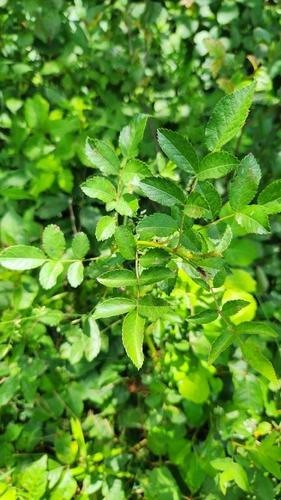
#> input picture weed_detection_project/data/raw/rose/rose_0006.jpg, 281 x 500 px, given in place of out.png, which was not available
$ python preprocess.py out.png
#> lines starting #> are read from the running program, lines starting #| are printed output that depends on the picture; pictures that were not available may be replaced by others from this repository, and a replacement may not be noted
"""
Image preprocessing utilities: resizing, denoising, contrast enhancement,
and pixel normalization before images are fed to the CNN.
"""

import cv2
import numpy as np

IMG_SIZE = (224, 224)


def load_image(path: str) -> np.ndarray:
#> called with path = 'out.png'
    img = cv2.imread(path)
#> img is the input picture: shape (500, 281, 3); mean B, G, R 43.9, 145.9, 91.2
    if img is None:
        raise FileNotFoundError(f"Could not read image at: {path}")
    img = cv2.cvtColor(img, cv2.COLOR_BGR2RGB)
    return img


def resize_image(img: np.ndarray, size=IMG_SIZE) -> np.ndarray:
#> called with size = (224, 224)
    return cv2.resize(img, size, interpolation=cv2.INTER_AREA)


def denoise_image(img: np.ndarray) -> np.ndarray:
    return cv2.fastNlMeansDenoisingColored(img, None, 5, 5, 7, 21)
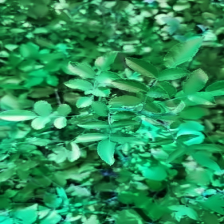
#> returned value: shape (224, 224, 3); mean of channels 0, 1, 2 89.5, 146.1, 42.5; drawn as B, G, R


def enhance_contrast(img: np.ndarray) -> np.ndarray:
    lab = cv2.cvtColor(img, cv2.COLOR_RGB2LAB)
#> lab: shape (224, 224, 3); mean of channels 0, 1, 2 138.8, 92.4, 173.3
    l, a, b = cv2.split(lab)
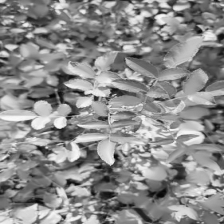
#> l: shape (224, 224); min 5, max 250, mean 138.8
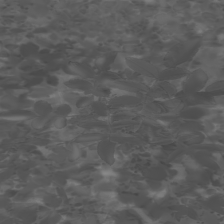
#> a: shape (224, 224); min 69, max 136, mean 92.4
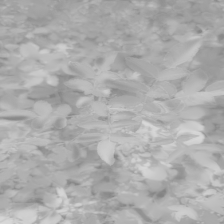
#> b: shape (224, 224); min 130, max 217, mean 173.3
    clahe = cv2.createCLAHE(clipLimit=2.0, tileGridSize=(8, 8))
    l2 = clahe.apply(l)
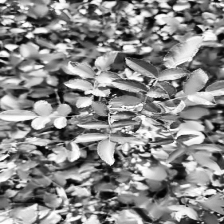
#> l2: shape (224, 224); min 1, max 255, mean 136.9
    lab2 = cv2.merge((l2, a, b))
#> lab2: shape (224, 224, 3); mean of channels 0, 1, 2 136.9, 92.4, 173.3
    return cv2.cvtColor(lab2, cv2.COLOR_LAB2RGB)
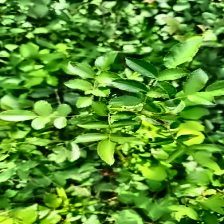
#> returned value: shape (224, 224, 3); mean R, G, B 88.6, 145.2, 45.3


def normalize_image(img: np.ndarray) -> np.ndarray:
    img = img.astype("float32")
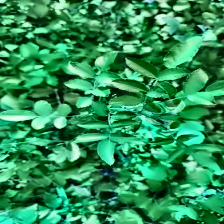
#> img: shape (224, 224, 3) float32; mean of channels 0, 1, 2 88.6, 145.2, 45.3; drawn as B, G, R
    x_min, x_max = img.min(), img.max()
#> x_min = 0; x_max = 255
    if x_max - x_min == 0:
        return img / 255.0
    return (img - x_min) / (x_max - x_min)


def preprocess_image(path: str, denoise: bool = True, contrast: bool = True) -> np.ndarray:
    img = load_image(path)
    img = resize_image(img)
    if denoise:
        img = denoise_image(img)
    if contrast:
        img = enhance_contrast(img)
    img = normalize_image(img)
    return img


if __name__ == "__main__":
    import sys
    if len(sys.argv) > 1:
        out = preprocess_image(sys.argv[1])
        print("Processed image shape:", out.shape, "| value range:", out.min(), "-", out.max())
#| Processed image shape: (224, 224, 3) | value range: 0.0 - 1.0
    else:
        print("Usage: python preprocess.py <image_path>")

$ run again, on weed_detection_project/data/raw/rose/rose_0010.jpg
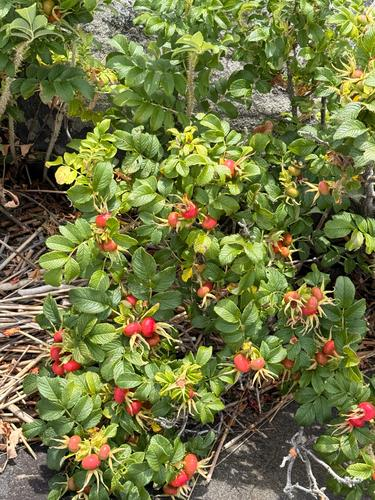
#> input picture weed_detection_project/data/raw/rose/rose_0010.jpg, 375 x 500 px, given in place of out.png, which was not available
#> in load_image, img is the input picture: shape (500, 375, 3); mean B, G, R 65.5, 117.5, 112.9
#> lab: shape (224, 224, 3); mean of channels 0, 1, 2 120.4, 117.6, 155.7
#> lab2: shape (224, 224, 3); mean of channels 0, 1, 2 128.5, 117.6, 155.7
#> in enhance_contrast, `return cv2.cvtColor(lab2, cv2.COLOR_LAB2RGB)`:
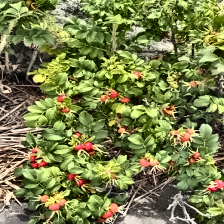
#> returned value: shape (224, 224, 3); mean R, G, B 120.8, 126.6, 73.8
#> in normalize_image, `img = img.astype("float32")`:
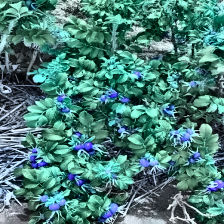
#> img: shape (224, 224, 3) float32; mean of channels 0, 1, 2 120.8, 126.6, 73.8; drawn as B, G, R
#> x_min = 0; x_max = 255
#| Processed image shape: (224, 224, 3) | value range: 0.0 - 1.0

$ run again, on weed_detection_project/data/raw/rose/rose_0017.jpg
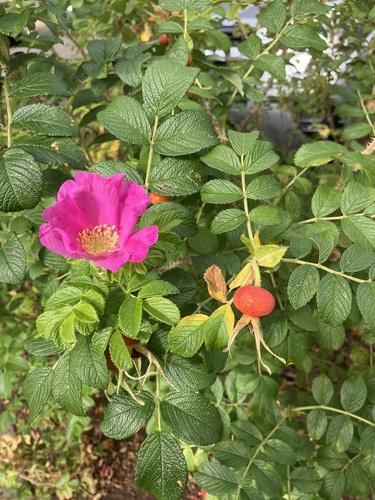
#> input picture weed_detection_project/data/raw/rose/rose_0017.jpg, 375 x 500 px, given in place of out.png, which was not available
#> in load_image, img is the input picture: shape (500, 375, 3); mean B, G, R 73.2, 123.4, 117.6
#> lab: shape (224, 224, 3); mean of channels 0, 1, 2 128, 116.8, 155.5
#> lab2: shape (224, 224, 3); mean of channels 0, 1, 2 136.5, 116.8, 155.5
#> in enhance_contrast, `return cv2.cvtColor(lab2, cv2.COLOR_LAB2RGB)`:
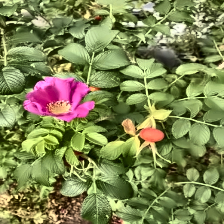
#> returned value: shape (224, 224, 3); mean R, G, B 126.3, 133.4, 81.7
#> in normalize_image, `img = img.astype("float32")`:
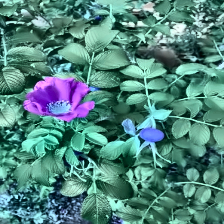
#> img: shape (224, 224, 3) float32; mean of channels 0, 1, 2 126.3, 133.4, 81.7; drawn as B, G, R
#> x_min = 0; x_max = 255
#| Processed image shape: (224, 224, 3) | value range: 0.0 - 1.0
